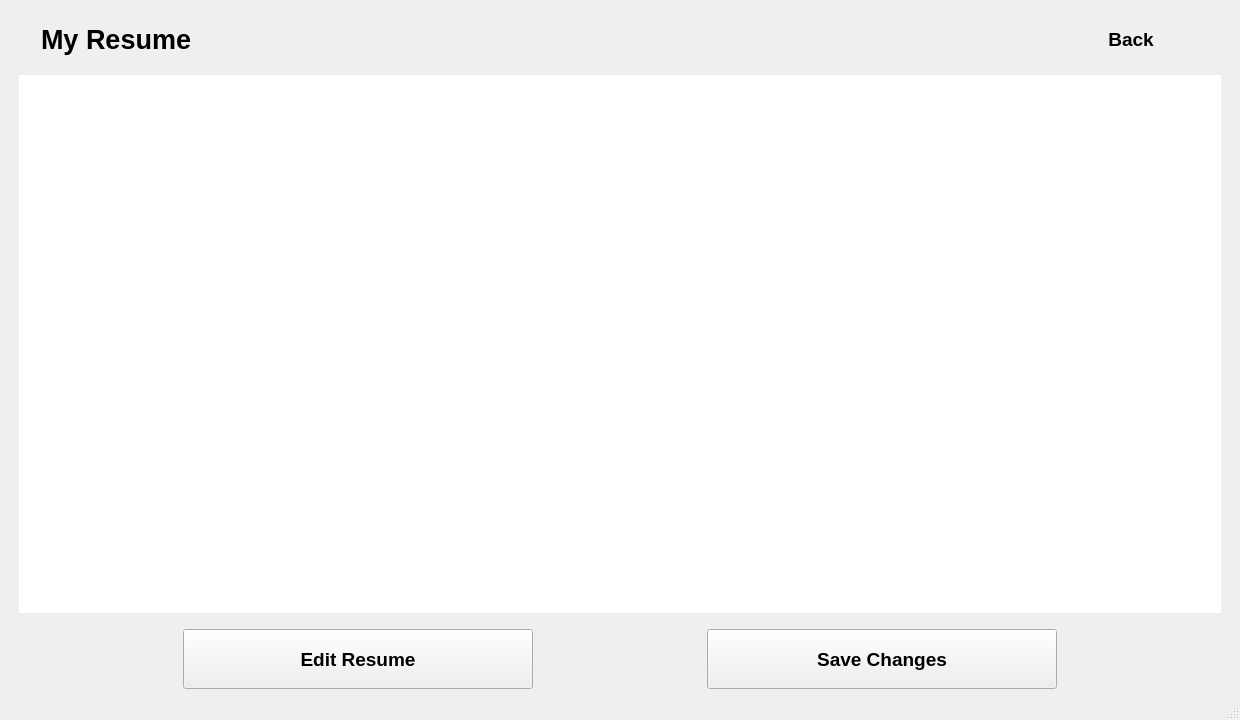
<?xml version="1.0" encoding="UTF-8"?>
<ui version="4.0">
 <class>MainWindow</class>
 <widget class="QMainWindow" name="MainWindow">
  <property name="geometry">
   <rect>
    <x>0</x>
    <y>0</y>
    <width>1240</width>
    <height>720</height>
   </rect>
  </property>
  <property name="minimumSize">
   <size>
    <width>1240</width>
    <height>720</height>
   </size>
  </property>
  <property name="maximumSize">
   <size>
    <width>1920</width>
    <height>1080</height>
   </size>
  </property>
  <property name="windowTitle">
   <string>MainWindow</string>
  </property>
  <widget class="QWidget" name="centralwidget">
   <layout class="QVBoxLayout" name="verticalLayout_2">
    <item>
     <layout class="QVBoxLayout" name="verticalLayout">
      <item>
       <layout class="QHBoxLayout" name="horizontalLayout_2">
        <item>
         <widget class="QLabel" name="label">
          <property name="font">
           <font>
            <pointsize>20</pointsize>
            <weight>75</weight>
            <bold>true</bold>
           </font>
          </property>
          <property name="styleSheet">
           <string notr="true">padding-left:25px;</string>
          </property>
          <property name="text">
           <string>My Resume</string>
          </property>
         </widget>
        </item>
        <item>
         <spacer name="horizontalSpacer">
          <property name="orientation">
           <enum>Qt::Horizontal</enum>
          </property>
          <property name="sizeHint" stdset="0">
           <size>
            <width>40</width>
            <height>20</height>
           </size>
          </property>
         </spacer>
        </item>
        <item>
         <widget class="QPushButton" name="back_button">
          <property name="minimumSize">
           <size>
            <width>200</width>
            <height>60</height>
           </size>
          </property>
          <property name="maximumSize">
           <size>
            <width>350</width>
            <height>60</height>
           </size>
          </property>
          <property name="font">
           <font>
            <pointsize>14</pointsize>
            <weight>75</weight>
            <bold>true</bold>
           </font>
          </property>
          <property name="cursor">
           <cursorShape>PointingHandCursor</cursorShape>
          </property>
          <property name="text">
           <string>Back</string>
          </property>
          <property name="flat">
           <bool>true</bool>
          </property>
         </widget>
        </item>
       </layout>
      </item>
      <item>
       <layout class="QVBoxLayout" name="verticalLayout_3">
        <property name="leftMargin">
         <number>10</number>
        </property>
        <property name="topMargin">
         <number>0</number>
        </property>
        <property name="rightMargin">
         <number>10</number>
        </property>
        <item>
         <widget class="QTextEdit" name="resume_textBox">
          <property name="cursor" stdset="0">
           <cursorShape>IBeamCursor</cursorShape>
          </property>
          <property name="styleSheet">
           <string notr="true">font:20px;</string>
          </property>
          <property name="frameShape">
           <enum>QFrame::NoFrame</enum>
          </property>
          <property name="frameShadow">
           <enum>QFrame::Plain</enum>
          </property>
          <property name="lineWidth">
           <number>0</number>
          </property>
          <property name="readOnly">
           <bool>true</bool>
          </property>
          <property name="html">
           <string>&lt;!DOCTYPE HTML PUBLIC &quot;-//W3C//DTD HTML 4.0//EN&quot; &quot;http://www.w3.org/TR/REC-html40/strict.dtd&quot;&gt;
&lt;html&gt;&lt;head&gt;&lt;meta name=&quot;qrichtext&quot; content=&quot;1&quot; /&gt;&lt;style type=&quot;text/css&quot;&gt;
p, li { white-space: pre-wrap; }
&lt;/style&gt;&lt;/head&gt;&lt;body style=&quot; font-family:'MS Shell Dlg 2'; font-size:20px; font-weight:400; font-style:normal;&quot;&gt;
&lt;p style=&quot;-qt-paragraph-type:empty; margin-top:0px; margin-bottom:0px; margin-left:0px; margin-right:0px; -qt-block-indent:0; text-indent:0px;&quot;&gt;&lt;br /&gt;&lt;/p&gt;&lt;/body&gt;&lt;/html&gt;</string>
          </property>
          <property name="cursorWidth">
           <number>1</number>
          </property>
         </widget>
        </item>
       </layout>
      </item>
      <item>
       <layout class="QHBoxLayout" name="horizontalLayout_4">
        <property name="spacing">
         <number>0</number>
        </property>
        <property name="leftMargin">
         <number>0</number>
        </property>
        <property name="topMargin">
         <number>10</number>
        </property>
        <property name="rightMargin">
         <number>0</number>
        </property>
        <item>
         <widget class="QPushButton" name="edit_button">
          <property name="minimumSize">
           <size>
            <width>200</width>
            <height>60</height>
           </size>
          </property>
          <property name="maximumSize">
           <size>
            <width>350</width>
            <height>60</height>
           </size>
          </property>
          <property name="font">
           <font>
            <pointsize>14</pointsize>
            <weight>75</weight>
            <bold>true</bold>
           </font>
          </property>
          <property name="cursor">
           <cursorShape>PointingHandCursor</cursorShape>
          </property>
          <property name="text">
           <string>Edit Resume</string>
          </property>
         </widget>
        </item>
        <item>
         <widget class="QPushButton" name="save_changes_button">
          <property name="minimumSize">
           <size>
            <width>200</width>
            <height>60</height>
           </size>
          </property>
          <property name="maximumSize">
           <size>
            <width>350</width>
            <height>60</height>
           </size>
          </property>
          <property name="font">
           <font>
            <pointsize>14</pointsize>
            <weight>75</weight>
            <bold>true</bold>
           </font>
          </property>
          <property name="cursor">
           <cursorShape>PointingHandCursor</cursorShape>
          </property>
          <property name="text">
           <string>Save Changes</string>
          </property>
         </widget>
        </item>
       </layout>
      </item>
     </layout>
    </item>
   </layout>
  </widget>
  <widget class="QMenuBar" name="menubar">
   <property name="geometry">
    <rect>
     <x>0</x>
     <y>0</y>
     <width>1240</width>
     <height>21</height>
    </rect>
   </property>
  </widget>
  <widget class="QStatusBar" name="statusbar"/>
 </widget>
 <resources/>
 <connections/>
</ui>
